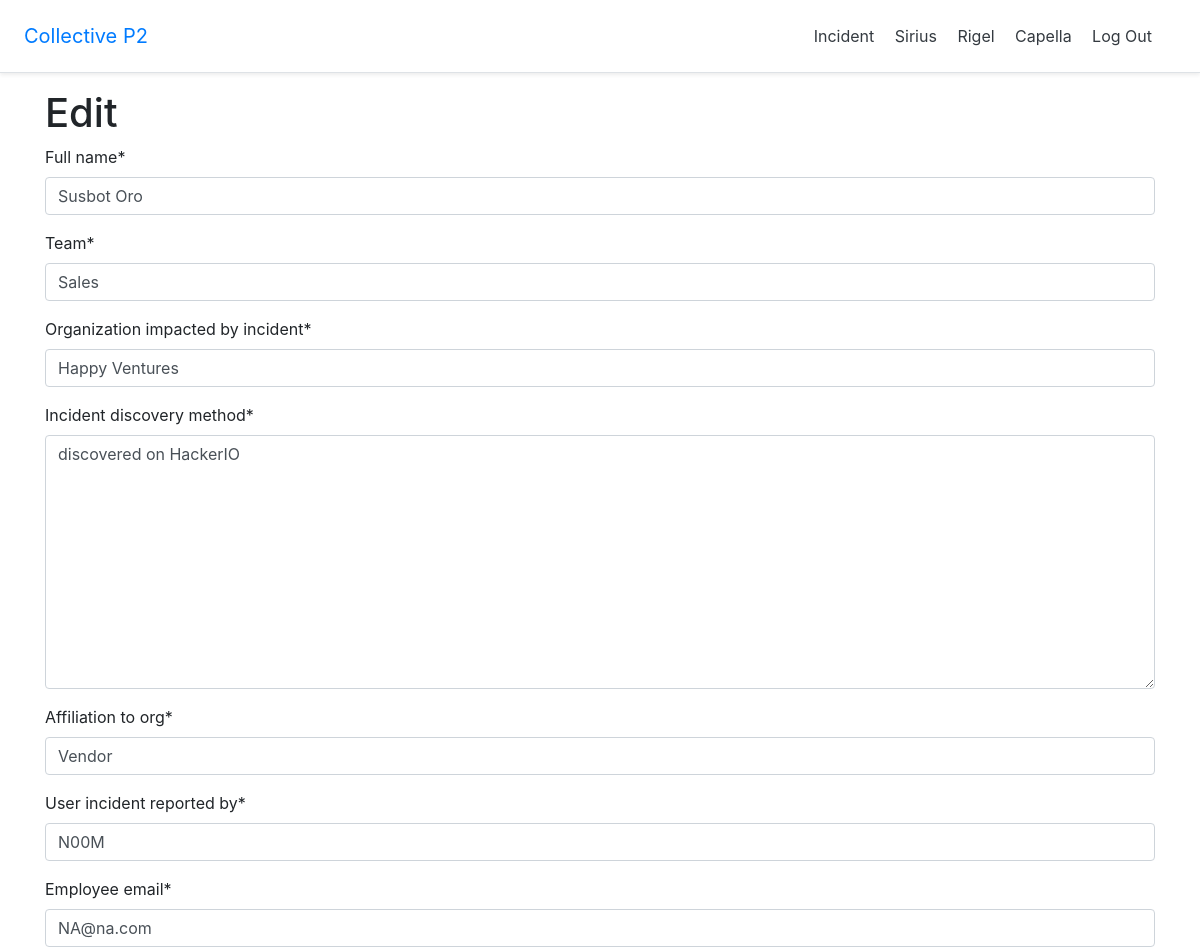
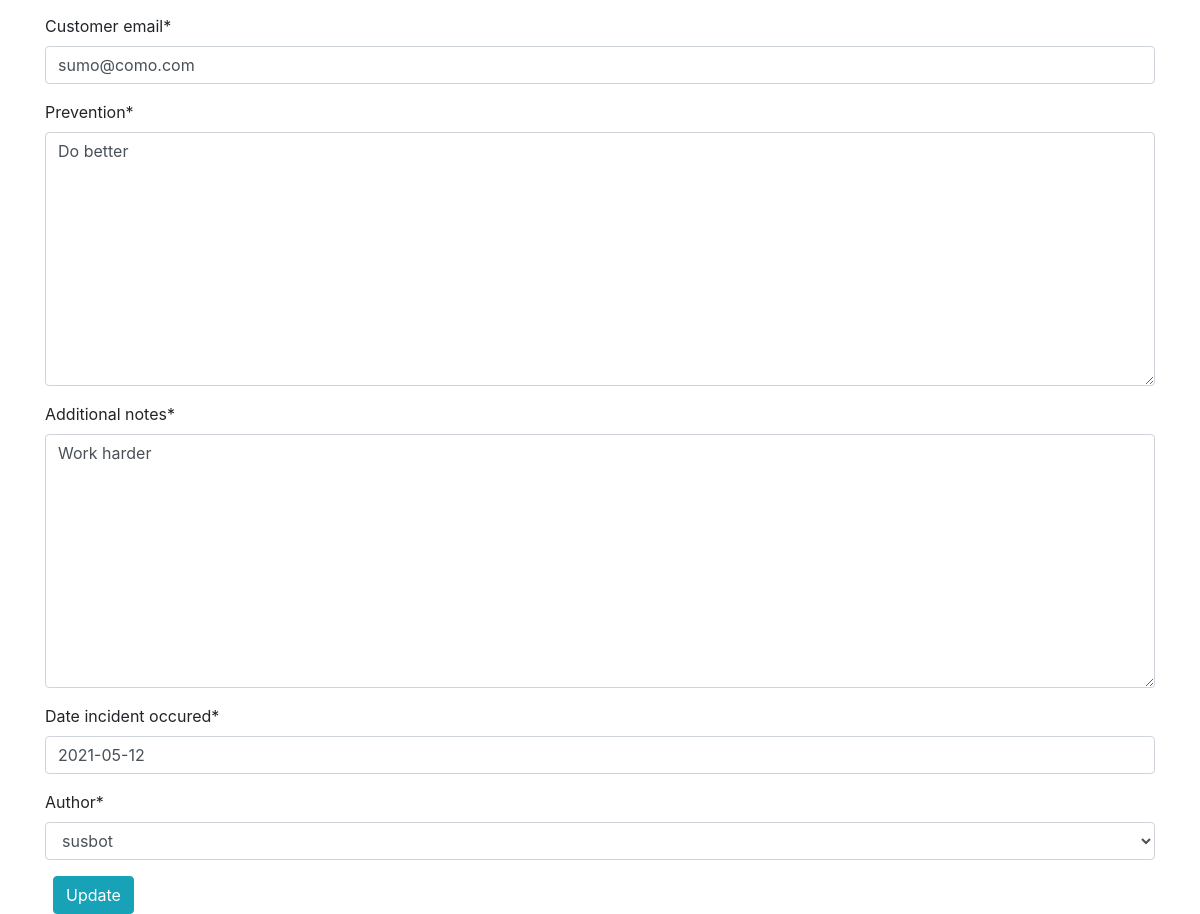
/incidents/1/edit/ (signed in), run on the app's committed database (2 pictures, top to bottom).
### incidents/models.py (models this page shows, shortened)
class Incident(models.Model):
    full_name = models.CharField(max_length=50)
    team = models.CharField(max_length=20)
    organization_impacted_by_incident = models.CharField(max_length=20)
    incident_discovery_method = models.TextField()
    affiliation_to_org = models.CharField(max_length=30)
    user_incident_reported_by = models.CharField(max_length=20)
    employee_email = models.EmailField()
    customer_email = models.EmailField()
    prevention = models.TextField()
    additional_notes = models.TextField()
    date_incident_reported = models.DateField(auto_now_add=True, editable=True)
    date_incident_occured = models.DateField(auto_now=False)
    author = models.ForeignKey(
        get_user_model(),
        on_delete=models.CASCADE
    )

### incidents/views.py (the view)
# urls.py: path('<int:pk>/edit/', HomeUpdateView.as_view(), name='incidents/incident_edit'),
class HomeUpdateView(LoginRequiredMixin, UserPassesTestMixin, UpdateView):
    model = Incident
    template_name = 'incidents/incident_edit.html'
    fields = ['full_name', 'team', 'organization_impacted_by_incident', 'incident_discovery_method',
              'affiliation_to_org', 'user_incident_reported_by', 'employee_email',
              'customer_email', 'prevention', 'additional_notes','date_incident_occured','author']
    def test_func(self):
        obj = self.get_object()
        return obj.author == self.request.user

### templates/incidents/incident_edit.html (shortened to what this page needs)
{% extends 'base.html' %}
{% load crispy_forms_tags %}
{% block content %}
    <h1>Edit</h1>
    <form action="" method="post">
        {{ form|crispy }}
        <button class="btn btn-info ml-2" type="submit">Update</button>
    </form>
{% endblock content %}

### data on the page
Incident: full_name "Susbot Oro", team "Sales", organization_impacted_by_incident "Happy Ventures", incident_discovery_method "discovered on HackerIO", affiliation_to_org "Vendor", user_incident_reported_by "N00M", employee_email "NA@na.com", customer_email "sumo@como.com", prevention "Do better", additional_notes "Work harder", date_incident_occured "2021-05-12", author "susbot"
